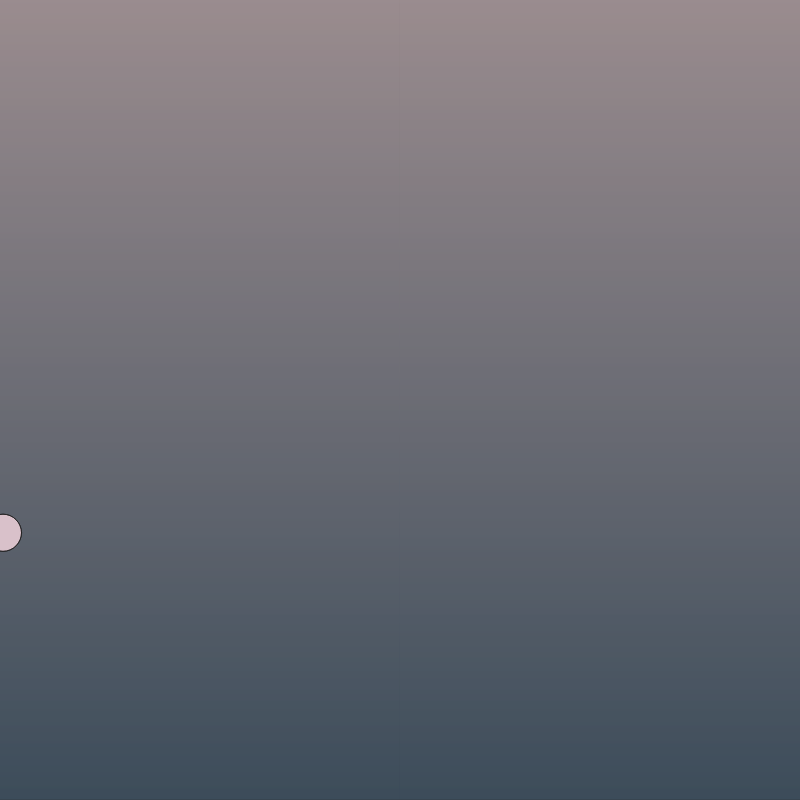
Frame 1 (no input)
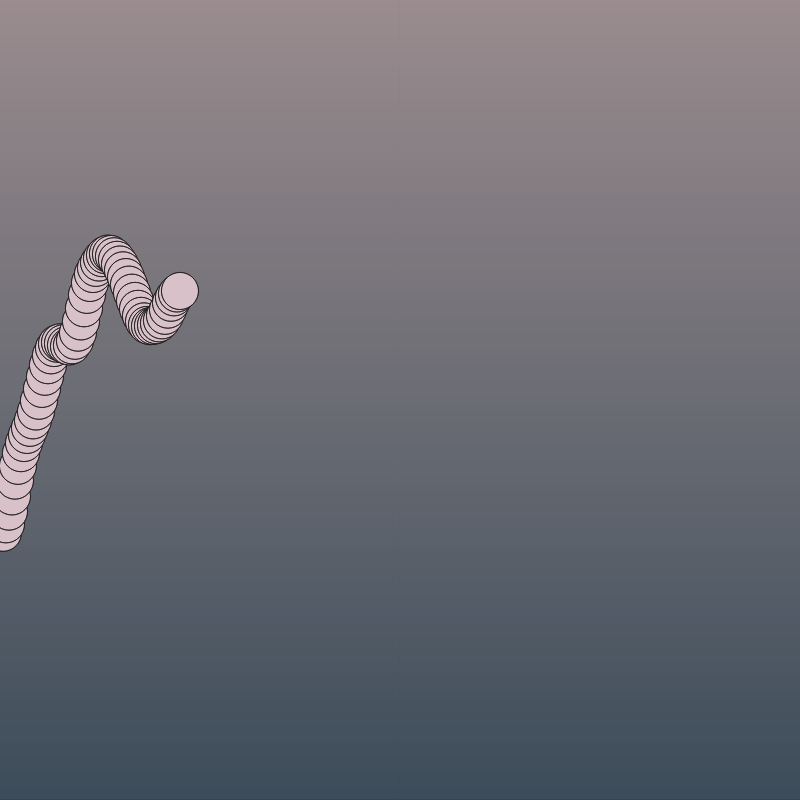
Frame 60 (no input)
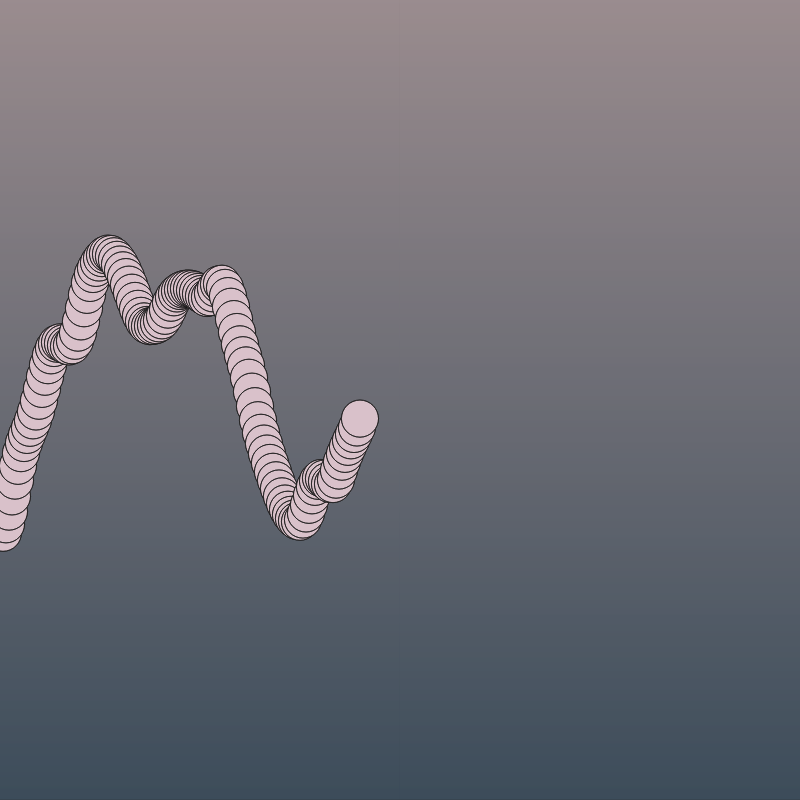
Frame 120 (the mouse pressed at the canvas centre since frame 60)

The p5.js sketch that drew these frames (run headless with seeded random() and noise() and a simulated clock; from frame 60 on, the mouse is pressed at the canvas centre):

// p5.js sketch
// ── sketch.js
//Following example S3-03_SineWaves, here we utilize a Perlin noise 
//function to generate the position of the shapes.

let xpos;
let x, y = 0;
let c1, c2;
let getColor;
let strokeVal = 1;

let xSpeed = 0.1;
let ySpeed = 0.1;
let yAmplitude = 0.2;

let size = 0;

let selArray = 0;
//Color palette, strored in an array
let listOfColors = ['#F2DCE0',
                    '#D9C1CA',
                    '#A4ABBF',
                    '#8090A6',
                    '#5D768C',
                    '#404040'
                  ];

function setup() {
  createCanvas(800, 800);
  background(40);

  //Initial settings for shape
  xpos = -size/2;
  size = random(5, 50);

  //Gradient function for the background (rendered once)
  gradient();

  //Set an initial color selection
  listOfColors[selArray];
  selArray = parseInt(random(6));
  getColor = listOfColors[selArray];
}

function draw() {
  //background(80);

  //xpos = frameCount % width;
  //Accumulate X position (3 pixels per frame)
  xpos = xpos + 3;

  //When at the far right of the screen, run the following:
  if (xpos > width+(size/2)) {
    xpos = -size/2; //reset X position to the left
    //Randomize color, speed, amplitude, size

    selArray = parseInt(random(6));
    getColor = listOfColors[selArray];

    console.log(selArray)

    xSpeed = random(0.01, 0.2);
    ySpeed = random(0.01, 0.2);
    yAmplitude = random(0.01, 0.3);
    size = random(5, 50);
  }

  //Noise walk
  y = y + 0.02;
  let noiseY = noise(y) * height;

  //Add a shadowing effect on canvas
  addBlur(strokeVal);

  //Draw the ellipse on a waving formation
  //noStroke()
  strokeWeight(strokeVal)
  stroke(40,180);
  fill(getColor);
  ellipse(xpos, noiseY, size, size);
}

//This function helps us to generate the background gradient
function gradient(){
  addBlur(strokeVal);

  //Use two colors (for beginning and end)
  c1 = color('#F2DCE0');
  c2 = color('#5D768C');

  //Create a for loop o generate multiple lines at a different Y position
  //Each line is assigned a percentage from the initial and end colors gradually
  for(let y=0; y<height; y++){
    let mapValue = map(y, 0, height, 0, 1);
    let newCol = lerpColor(c1, c2, mapValue); //Interpolate function
    stroke(newCol);
    line(0, y, width, y);
  }
}

//Here we utilize the HTML5 canvas functionality to add a shadow effect
//to our rendered content
function addBlur(mySize) {
  drawingContext.shadowOffsetX = -mySize*0.01;
  drawingContext.shadowOffsetY = 0;
  drawingContext.shadowBlur = mySize/4;
  drawingContext.shadowColor = 'black';
}

/*
//https://ffd8.github.io/oscillation-sandbox/

// On window resize, update the canvas size
function windowResized () {
  resizeCanvas(windowWidth, windowHeight);
}
*/
